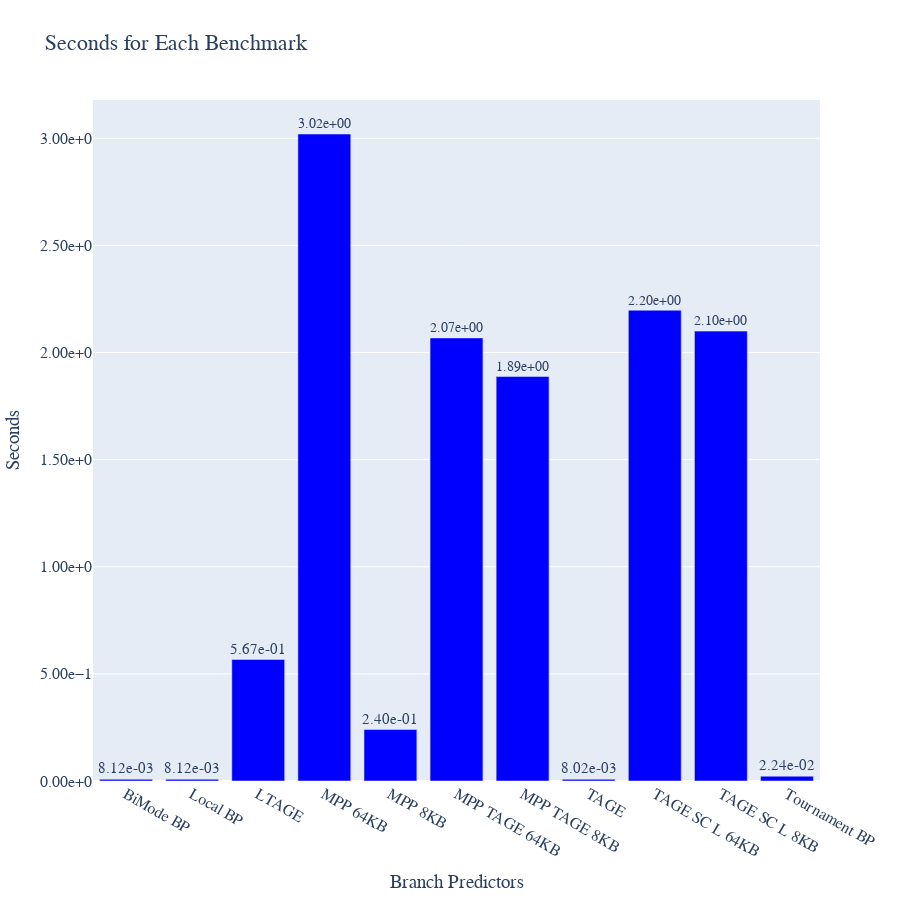

Notebook code cell kept with this figure:
### Code cell
plot(branchpredictors, seconds, "Seconds")

### Figure 1 — Plotly figure (JSON) as saved in the notebook; plotly's stock layout.template omitted (floating-point values rounded to 4 significant figures)
{"data": [{"marker": {"color": "Blue"}, "text": ["8.12e-03", "8.12e-03", "5.67e-01", "3.02e+00", "2.40e-01", "2.07e+00", "1.89e+00", "8.02e-03", "2.20e+00", "2.10e+00", "2.24e-02"], "textposition": "outside", "type": "bar", "x": ["BiMode BP", "Local BP", "LTAGE", "MPP 64KB", "MPP 8KB", "MPP TAGE 64KB", "MPP TAGE 8KB", "TAGE", "TAGE SC L 64KB", "TAGE SC L 8KB", "Tournament BP"], "y": [0.008116, 0.008116, 0.5674, 3.02, 0.2402, 2.068, 1.888, 0.008017, 2.198, 2.1, 0.02243]}], "layout": {"font": {"family": "Sans-Serif", "size": 16}, "height": 900, "title": {"text": "Seconds for Each Benchmark"}, "width": 900, "xaxis": {"title": {"text": "Branch Predictors"}}, "yaxis": {"tickformat": ".2e", "title": {"text": "Seconds"}}}}
